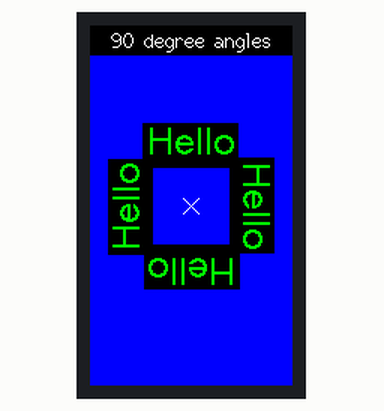
This sketch was run on a simulated ESP32. On the bench: 135×240 colour display.

Above: at 0.3 s.
At 2.3 s:
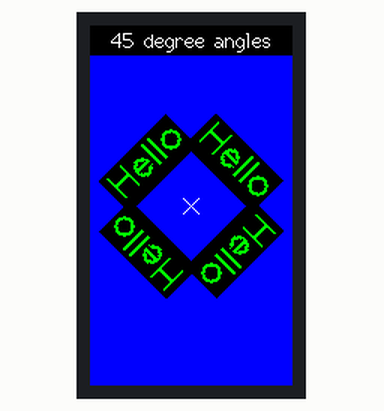
At 4.4 s:
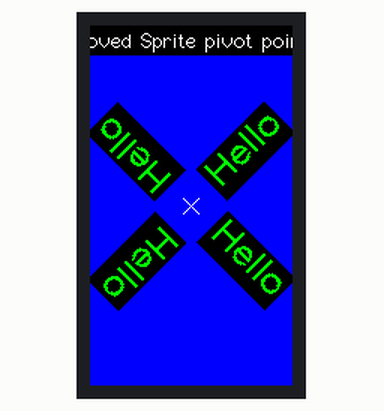
At 6.4 s:
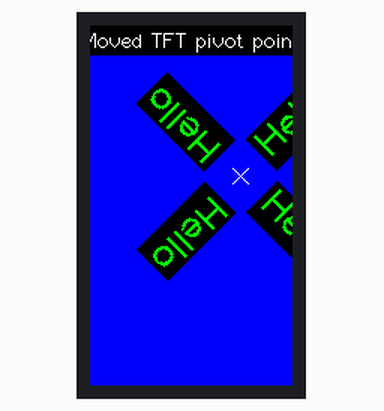
At 8.5 s:
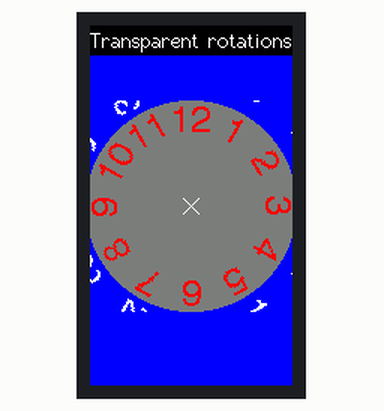

The sketch:

Rotated_Sprite_1.ino
```cpp
// This example plots a rotated Sprite to the screen using the pushRotated()
// function. It is written for a 240 x 320 TFT screen.

// Two rotation pivot points must be set, one for the Sprite and one for the TFT
// using setPivot(). These pivot points do not need to be within the visible screen
// or Sprite boundary.

// When the Sprite is rotated and pushed to the TFT with pushRotated(angle) it will be
// drawn so that the two pivot points coincide. This makes rotation about a point on the
// screen very simple. The rotation is clockwise with increasing angle. The angle is in
// degrees, an angle of 0 means no Sprite rotation.

// The pushRotated() function works with 1, 4, 8 and 16-bit per pixel (bpp) Sprites.

// The original Sprite is unchanged so can be plotted again at a different angle.

// Optionally a transparent colour can be defined, pixels of this colour will
// not be plotted to the TFT.

// For 1 bpp Sprites the foreground and background colours are defined with the
// function spr.setBitmapColor(foregroundColor, backgroundColor).

// For 4 bpp Sprites the colour map index is used instead of the 16-bit colour
// e.g. spr.setTextColor(5); // Green text in default colour map
// See "Transparent_Sprite_Demo_4bit" example for default colour map details

// Created by Bodmer 6/1/19 as an example to the TFT_eSPI library:
// https://github.com/Bodmer/TFT_eSPI

#include <TFT_eSPI.h>

TFT_eSPI tft = TFT_eSPI();           // TFT object

TFT_eSprite spr = TFT_eSprite(&tft); // Sprite object

// =======================================================================================
// Setup
// =======================================================================================

void setup()   {
  Serial.begin(115200); // Debug only

  tft.begin();  // initialize
  tft.setRotation(0);
}

// =======================================================================================
// Loop
// =======================================================================================

void loop() {

  int xw = tft.width()/2;   // xw, yh is middle of screen
  int yh = tft.height()/2;


  showMessage("90 degree angles");
  tft.setPivot(xw, yh);     // Set pivot to middle of TFT screen
  drawX(xw, yh);            // Show where screen pivot is

  // Create the Sprite
  spr.setColorDepth(8);      // Create an 8bpp Sprite of 60x30 pixels
  spr.createSprite(64, 30);  // 8bpp requires 64 * 30 = 1920 bytes
  spr.setPivot(32, 55);      // Set pivot relative to top left corner of Sprite
  spr.fillSprite(TFT_BLACK); // Fill the Sprite with black

  spr.setTextColor(TFT_GREEN);        // Green text
  spr.setTextDatum(MC_DATUM);         // Middle centre datum
  spr.drawString("Hello", 32, 15, 4); // Plot text, font 4, in Sprite at 30, 15

  spr.pushRotated(0);
  spr.pushRotated(90);
  spr.pushRotated(180);
  spr.pushRotated(270);

  delay(2000);


  showMessage("45 degree angles");
  drawX(xw, yh);            // Show where screen pivot is

  spr.pushRotated(45);
  spr.pushRotated(135);
  spr.pushRotated(225);
  spr.pushRotated(315);

  delay(2000);  // Pause so we see it


  showMessage("Moved Sprite pivot point");
  drawX(xw, yh);          // Show where screen pivot is

  spr.setPivot(-20, 15);  // Change just the Sprite pivot point

  spr.pushRotated(45);
  spr.pushRotated(135);
  spr.pushRotated(225);
  spr.pushRotated(315);

  delay(2000);  // Pause so we see it


  showMessage("Moved TFT pivot point");
  tft.setPivot(100, 100); // Change just the TFT pivot point
  drawX(100, 100);        // Show where pivot is

  spr.pushRotated(45);
  spr.pushRotated(135);
  spr.pushRotated(225);
  spr.pushRotated(315);

  delay(2000);  // Pause so we see it


  showMessage("Transparent rotations");
  tft.fillCircle(xw, yh, 70, TFT_DARKGREY); // Draw a filled circle

  tft.setPivot(xw, yh);         // Set pivot to middle of screen
  drawX(xw, yh);                // Show where pivot is

  spr.deleteSprite();

  spr.setColorDepth(8);         // Create a 8bpp Sprite
  spr.createSprite(40, 30);     // Create a new Sprite 40x30
  spr.setPivot(20, 70);         // Set Sprite pivot at 20,80

  spr.setTextColor(TFT_RED);    // Red text in Sprite
  spr.setTextDatum(MC_DATUM);   // Middle centre datum

  int num = 1;

  for (int16_t angle = 30; angle <= 360; angle += 30)
  {
    spr.fillSprite(TFT_BLACK);         // Clear the Sprite
    spr.drawNumber(num, 20, 15, 4);    // Plot number, in Sprite at 20,15 and with font 4
    spr.pushRotated(angle, TFT_BLACK); // Plot rotated Sprite, black being transparent
    num++;
  }

  spr.setTextColor(TFT_WHITE);    // White text in Sprite
  spr.setPivot(-75, 15);          // Set Sprite pivot at -75,15

  for (int16_t angle = -90; angle < 270; angle += 30)
  {
    spr.fillSprite(TFT_BLACK);           // Clear the Sprite
    spr.drawNumber(angle+90, 20, 15, 4); // Plot number, in Sprite at 20,15 and with font 4
    spr.pushRotated(angle, TFT_BLACK);   // Plot rotated Sprite, black being transparent
    num++;
  }

  delay(8000);  // Pause so we see it

  spr.deleteSprite();

}

// =======================================================================================
// Draw an X centered on x,y
// =======================================================================================

void drawX(int x, int y)
{
  tft.drawLine(x-5, y-5, x+5, y+5, TFT_WHITE);
  tft.drawLine(x-5, y+5, x+5, y-5, TFT_WHITE);
}

// =======================================================================================
// Show a message at the top of the screen
// =======================================================================================

void showMessage(String msg)
{
  // Clear the screen areas
  tft.fillRect(0, 0, tft.width(), 20, TFT_BLACK);
  tft.fillRect(0, 20, tft.width(), tft.height()-20, TFT_BLUE);

  uint8_t td = tft.getTextDatum(); // Get current datum

  tft.setTextDatum(TC_DATUM);      // Set new datum

  tft.drawString(msg, tft.width()/2, 2, 2); // Message in font 2

  tft.setTextDatum(td); // Restore old datum
}

// =======================================================================================
```

Measured:
- by itself, everything shown: repeats every 16.3 s, in 5 steps
- what the display in image 1 shows lasts 2.0 s, from 2.3 s to 4.3 s
- what the display in image 4 shows lasts 8.1 s, from 8.4 s to 16.5 s
